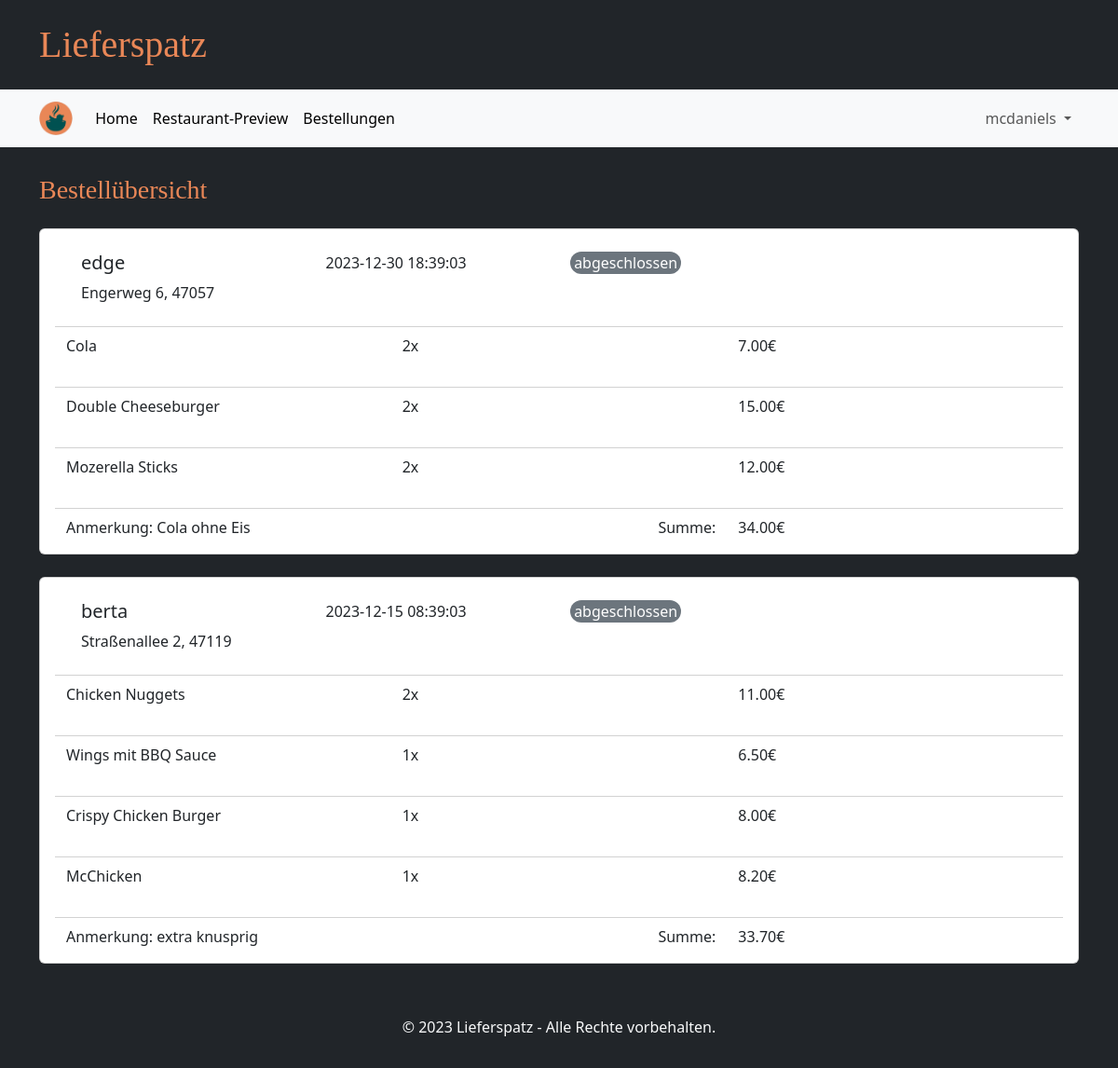
The page /orders (signed in) on the database its author committed.
### tables this page shows
CREATE TABLE Bestellung(
            KUsername TEXT NOT NULL,
            GUsername TEXT NOT NULL,
            Eingangszeit TEXT NOT NULL,
            Anmerkung TEXT,
            Bestellstatus TEXT NOT NULL CHECK( Bestellstatus IN ('in Bearbeitung','in Zubereitung','storniert','abgeschlossen') )
        );

CREATE TABLE KundenAccount(
            Username TEXT PRIMARY KEY NOT NULL,
            Passwort TEXT NOT NULL,
            Nachname TEXT NOT NULL,
            Vorname TEXT NOT NULL,
            Strasse TEXT NOT NULL,
            Hausnummer INTEGER NOT NULL,
            Plz INTEGER NOT NULL
        );

CREATE TABLE bestellung_beinhaltet(
            Bestellung INTEGER NOT NULL,
            ItemID INTEGER NOT NULL,
            Menge INTEGER NOT NULL,
            FOREIGN KEY(Bestellung) REFERENCES Bestellung(ID)
            FOREIGN KEY(ItemID) REFERENCES Item(ID) ON DELETE CASCADE
        );

CREATE TABLE Item(
            ID INTEGER NOT NULL,
            Restaurant TEXT NOT NULL,
            Name TEXT NOT NULL,
            Kategorie TEXT CHECK(Kategorie IN ('Vorspeise', 'Hauptgericht', 'Dessert', 'Getränk')),
            IBeschreibung TEXT NOT NULL DEFAULT '',
            Preis INTEGER NOT NULL,
            Deaktiviert INTEGER DEFAULT 0 CHECK(Deaktiviert IN (0, 1)),
            PRIMARY KEY (ID),
            FOREIGN KEY (Restaurant) REFERENCES GeschaeftsAccount(username),
            UNIQUE(Restaurant, Name, Kategorie, IBeschreibung, Preis)                 
        );

### main.py (the view, shortened to what this page needs)
@app.route("/orders", methods=["GET", "POST"])
def order_page():
    if "user" in session:
        if "business" in session:
            orders = database.get_orders(session["user"], True)
            return render_template("orders_business.html", orders=orders)
        else:
            orders = database.get_orders(session["user"], False)
            return render_template("orders_customer.html", orders=orders)
    return redirect(url_for("login_customer_page"))

### database.py (called while the page is built)
def getData(sql, params = ()):
    dbcon = sqlite3.connect("instance/db.db")
    cursor = dbcon.cursor()
    cursor.execute(sql, params)
    return cursor

### templates/orders_business.html (shortened to what this page needs)
{% extends "base.html" %}
{% block heading %}Bestellübersicht{% endblock %}
{% block content %}
<div class="row g-4 mb-4">
  {% for status in ['in Bearbeitung', 'in Zubereitung', 'abgeschlossen/storniert'] %}
    {% for order in orders %}
      {% if order['orderstatus'] in status %}
        <div class="card">
        <div class="card-body">
          <div class="row card-header bg-transparent mb-2">
            <div class="col-3">
              <h5 class="card-title">{{ order['KUsername'] }}</h5>
              <p>{{ order['street'] }} {{ order['housenumber'] }}, {{ order['postalcode'] }}</p>
            </div>
            <div class="col-3">
              <p class="card-text">{{ order['ordertime'].split('.')[0] }}</p>
            </div>
            <div class="col-3">
              <p class="card-text col-6 text-center rounded-4 text-white bg-{{
                'success' if order['orderstatus'] == 'in Zubereitung' else 'warning' if order['orderstatus'] == 'in Bearbeitung' else 'secondary'
                }}">{{ order['orderstatus'] }}</p>
            </div>
            <div class="col-3">
            </div>
          </div>
            {% for item in order['items'] %}
            <div class="row">
              <p class="card-text col-4">{{ item['name'] }}</p>
              <p class="card-text col-4">{{ item['amount'] }}x</p>
              <p class="card-text col-4">{{ "%.2f" | format(item['price']*item['amount']/100) }}€</p>
            </div>
            <div class="row card-header bg-transparent mb-2"></div>
            {% endfor %}
            <div class="card-text row">
              <div class="col-4">
                Anmerkung: {{ order['comment'] }}
              </div>
              <div class="col-4 d-flex justify-content-end">Summe: </div>
              <div class="col-4">
                {{ "%.2f" | format(order['sum']/100) }}€
              </div>
            </div>
        </div>
        </div>
      {% endif %}
    {% endfor %}
  {% endfor %}
</div>
{% endblock %}

### static/style.css (style rules this page uses)
.text-center { text-align: center; }

### rows shown on the page
Bestellung: KUsername "edge", ordertime "2023-12-30 18:39:03", orderstatus "abgeschlossen", comment "Cola ohne Eis"
KundenAccount: street "Engerweg", postalcode "47057"
bestellung_beinhaltet: name "Cola", amount "2"
Item: item['price']*item['amount']/100 "7.00"
bestellung_beinhaltet: name "Double Cheeseburger", amount "2"
Item: item['price']*item['amount']/100 "15.00"
bestellung_beinhaltet: name "Mozerella Sticks", amount "2"
Item: item['price']*item['amount']/100 "12.00"
Bestellung: KUsername "berta", ordertime "2023-12-15 08:39:03", orderstatus "abgeschlossen", comment "extra knusprig"
KundenAccount: street "Straßenallee", postalcode "47119"
bestellung_beinhaltet: name "Chicken Nuggets", amount "2"
Item: item['price']*item['amount']/100 "11.00"
bestellung_beinhaltet: name "Wings mit BBQ Sauce", amount "1"
Item: item['price']*item['amount']/100 "6.50"
bestellung_beinhaltet: name "Crispy Chicken Burger", amount "1"
Item: item['price']*item['amount']/100 "8.00"
bestellung_beinhaltet: name "McChicken", amount "1"
Item: item['price']*item['amount']/100 "8.20"

### other values the page prints
{{ session['user'] }} "mcdaniels"
{{ order['housenumber'] }} "6" "2"
{{ "%.2f" | format(order['sum']/100) }} "34.00" "33.70"
